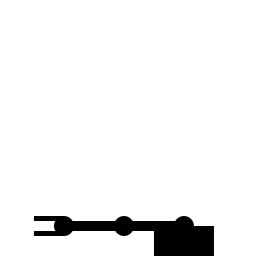
Frame 1 (no input)
Frame 60 (the mouse pressed at the canvas centre just before this capture): identical to frame 1, image omitted
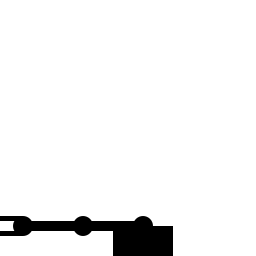
Frame 120 (the mouse held since frame 60 and released just before this capture)

The Processing sketch that drew these frames (run headless with seeded random() and noise(); from frame 60 on, the mouse is pressed at the canvas centre):

// Processing sketch: processing_20294
// ── processing_20294.pde

float w = 60;
float h = 30;
float x,y;
float r1,r2;

void setup() {
 size(256,256); 
  smooth();
  noStroke();
  fill(0);
  x = width*0.66 - h/2;
  y = height - h;
}

void draw() {
  
  background(255);
 
  if ( mousePressed ) {
    x = mouseX - h/2;
  } else {
     r1 = map( mouseX , 0 , width , PI , TWO_PI );
     r2 = map( mouseY , 0 , width , TWO_PI , PI );
  }
 
 
  // Dessiner la base
  translate(x,y);
  rect(0,0,w,h);
  
  // Dessiner "l'epaule"
  translate(w/2,0);
  
  rotate( r1 );
  rect(0,-5,60,10);
  ellipse(0,0,20,20);
  
  // Dessiner "le coude"
  translate(60,0);
  
  rotate( r2 );
  rect(0,-5,60,10);
  ellipse(0,0,20,20);
  
  // Dessiner les "pinces"
  translate(60,0);
  rect(0,-10,30,5);
  rect(0,5,30,5);
  ellipse(0,0,20,20);
  
}
